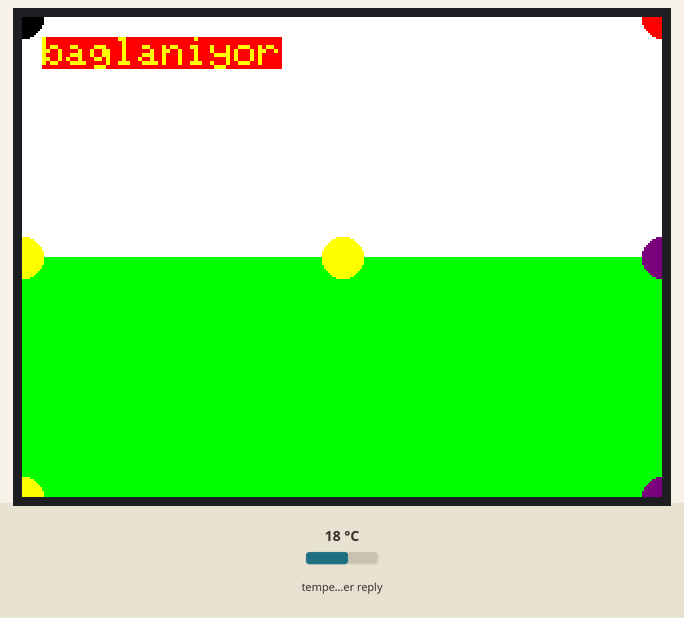
The sketch below on a simulated ESP8266 (Wemos D1 mini). Parts: 320×240 colour display. The test bench sets the inputs (shaded band); at power-on: temperature in the weather reply 18 °C. WiFi joins after 1.5 s; servers stay silent unless stated; network time is answered at once with the bench clock; the local clock reads 2024-03-15 10:24:30 at power-on unless the sketch sets it; web services answer with replies made up by the test bench; what the sketch prints to the serial monitor is not drawn.

Above: at 0.3 s.
At 2.3 s:
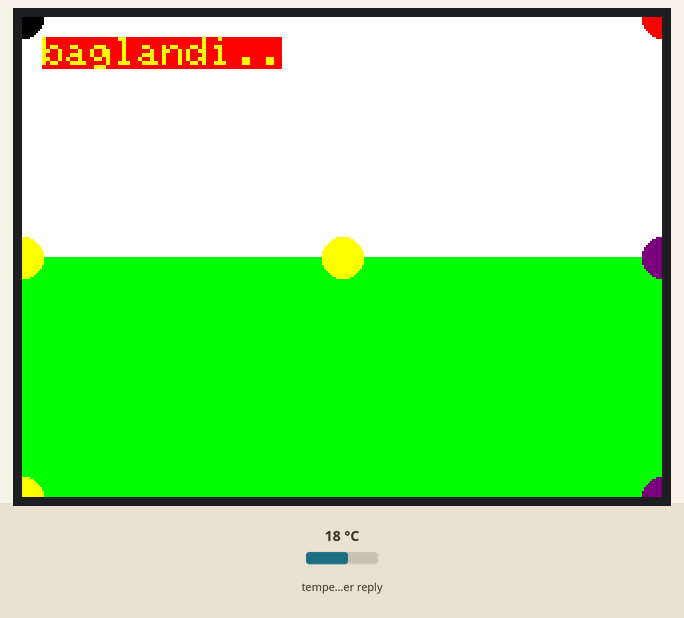
At 5.9 s:
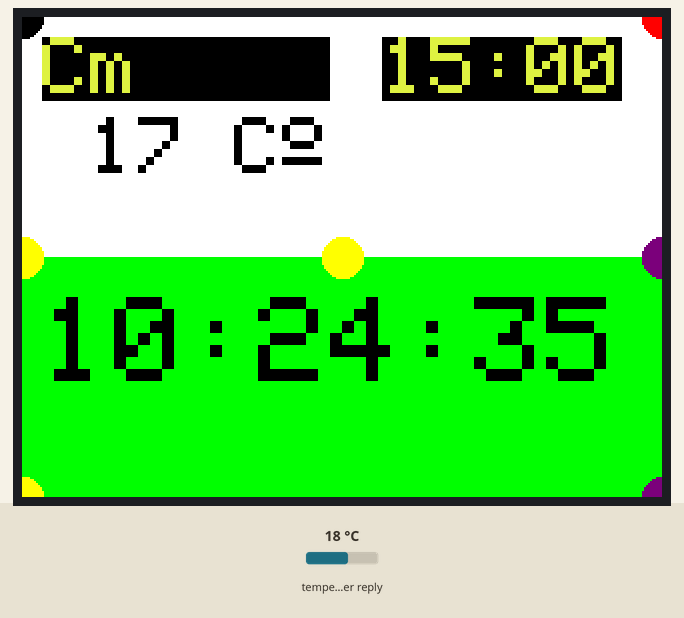
At 7.9 s:
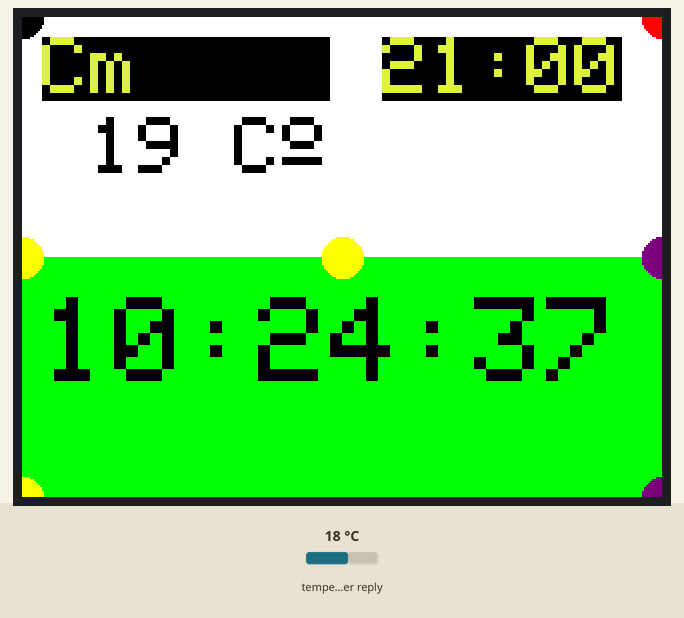
At 16.0 s:
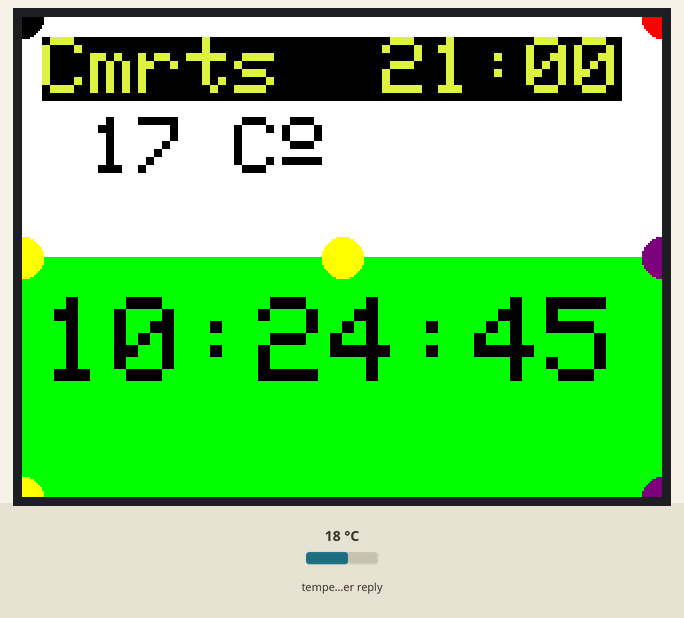
At 39.0 s:
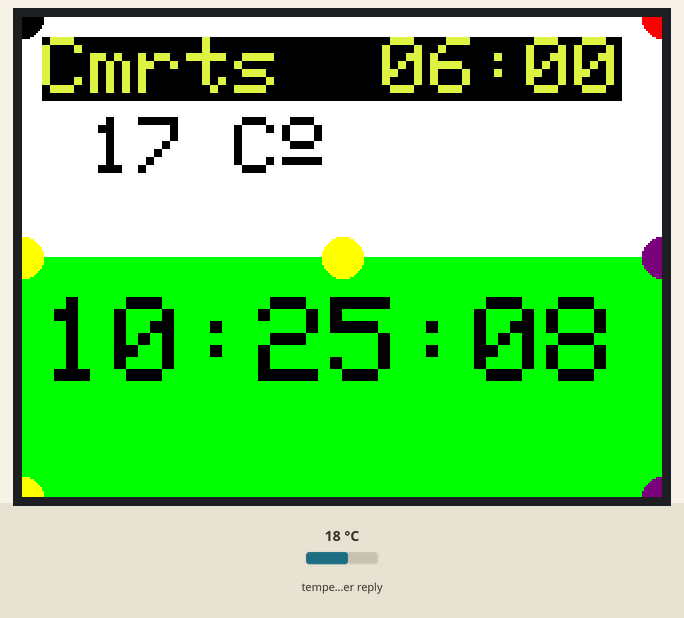

The sketch:

2019-12-06-2158_esp8266_webclient_http_request_weather_json.ino
```cpp
#include <SPI.h>
#include <Adafruit_GFX.h>
#include <Adafruit_ILI9341.h>
#include <ESP8266WiFi.h>
#include <WiFiClient.h>
#include <ESP8266HTTPClient.h>
#include <ArduinoJson.h>
#include <TimeLib.h>
#include <NTPClient.h>
#include <WiFiUdp.h>

#define TFT_CS D0  //for D1 mini or TFT I2C Connector Shield (V1.1.0 or later)
#define TFT_DC D8  //for D1 mini or TFT I2C Connector Shield (V1.1.0 or later)
#define TFT_RST -1 //for D1 mini or TFT I2C Connector Shield (V1.1.0 or later)
#define TS_CS D3   //for D1 mini or TFT I2C Connector Shield (V1.1.0 or later)

Adafruit_ILI9341 tft = Adafruit_ILI9341(TFT_CS, TFT_DC, TFT_RST);
////////////////////////////////////////
int n=0;
String a;
String b;
String c;
String d;
String f;
#define LINECOLOR1 0xEBD5
#define mavi1 0x21CE
#define mavi2 0x2AB6
#define mavi3 0x3319
#define mavi4 0x43DF
#define sari1 0xDF88
int renk;
int sicaklik;
int i = 0;
///////////////////////////////
const char* ssid = "GM 9 Pro";
const char* password = "asdf12345678";
DynamicJsonDocument doc(16000);
String payload;
/////////////////////////////////////////
time_t t1=0;
time_t t2=0;
time_t t3=0;
char *ay[]={"","Ocak","Subat","Mart","Nisan","Mayis","Haziran","Temmuz","Agustos","Eylul","Ekim","Kasim","Aralik"};
char* gun[]={"","Pzr","Pzrt","Sl","Crsmb","Prsmb","Cm","Cmrts"};
//char* gun[]={"","Pazar","Pazartesi","Sali","Carsamba","Persembe","Cuma","Cumartesi"};
WiFiUDP ntpUDP;
NTPClient timeClient(ntpUDP);
void setup()
{
  Serial.begin(115200);
  timeClient.begin();
  Serial.println("ILI9341 Test!");
  tft.begin();
  tft.setRotation(1);
  tft.setTextColor(ILI9341_YELLOW, ILI9341_RED); tft.setTextSize(2);
  tft.fillRect(0,0, 320,120, ILI9341_WHITE);
  tft.fillRect(0,120,320,240, ILI9341_GREEN);
  tft.fillCircle(0,0,10,ILI9341_BLACK);tft.fillCircle(320,0,10,ILI9341_RED);
  tft.fillCircle(0,240,10,ILI9341_YELLOW);tft.fillCircle(320,240,10,ILI9341_PURPLE);
  tft.fillCircle(0,120,10,ILI9341_YELLOW);tft.fillCircle(320,120,10,ILI9341_PURPLE);
  tft.fillCircle(160,120,10,ILI9341_YELLOW);
WiFi.begin(ssid, password);
while (WiFi.status() != WL_CONNECTED) {
Serial.print("Connecting..");
tft.setCursor(10, 10);tft.print("baglaniyor");
delay(1000);
}
tft.setCursor(10, 10);tft.println("baglandi..");
delay(1000);

}

void loop()
{
if ((WiFi.status() == WL_CONNECTED)&& n==0) { //Check WiFi connection status

HTTPClient http;  //Declare an object of class HTTPClient

http.begin("http://api.openweathermap.org/data/2.5/forecast?lat=39.966477&lon=32.879326&APPID=3d183cadc635fb5328f1eb40606ae0df&units=metric");  //Specify request destination
int httpCode = http.GET();                                                                  //Send the request

if (httpCode > 0) { //Check the returning code

String aa = http.getString();   //Get the request response payload
timeClient.update();
Serial.println(" ");
Serial.println(aa);
Serial.println("*********************************");
deserializeJson(doc,aa);//Print the response payload

serializeJson(doc["list"][20]["dt"], a);
serializeJson(doc["list"][0]["main"]["temp"], b);

//Serial.print("a=>");Serial.println(a);
//Serial.print("b=>");Serial.println(b);


timeClient.setTimeOffset(3600+3600+3600);
t2 = timeClient.getEpochTime();
setTime(t2);
t3=now();

}

http.end();   //Close connection
n=n+1;
}
t2=now();

if ( (t2 - t3)>= 1 ) {
    //Serial.print("t2-t3=> ");Serial.println(t2-t3);

    t3=t2;


if (i <= 26){i=i+1;}else{i=0;}

a="";b="";

serializeJson(doc["list"][i]["dt"], a);
serializeJson(doc["list"][i]["main"]["temp"], b);
t1=a.toInt();
sicaklik=b.toInt();

if ( 0<sicaklik*100 && 800>sicaklik*100 ){renk=mavi1;}
if (-200<sicaklik*100 && 0>sicaklik*100){renk=mavi2;}
if (-400<sicaklik*100 && -200>sicaklik*100){renk=mavi3;}
if (-600<sicaklik*100 && -400>sicaklik*100){renk=mavi4;}
//tft.fillRect(0,0, 320,120, renk);
tft.setTextColor(sari1, renk); tft.setTextSize(4);//yenibilgi https://forum.arduino.cc/index.php?topic=364055.0
//tft.setCursor(10,10);tft.print(" ");tft.print(day(t1));tft.print("-");tft.print(ay[month(t1)]);tft.print(" ");tft.print(hour(t1));tft.print(":00");tft.print(" ");
tft.setCursor(10,10);tft.print("");tft.print(gun[weekday(t1)]);tft.print("    ");
tft.setCursor(180,10);if (hour(t1) < 10)tft.print("0");tft.print(hour(t1));tft.print(":00");
tft.setTextColor(renk, ILI9341_WHITE);tft.setTextSize(4);
tft.setCursor(10,50);tft.print(" ");tft.print(b);tft.print(" C");tft.print(char(167));;tft.print(" ");
//tft.fillRect(0,110, 320,130, sari1);
tft.setTextColor(ILI9341_BLACK, ILI9341_GREEN); tft.setTextSize(6);
tft.setCursor(10,140);if (hour(t2) < 10)tft.print("0");tft.print(hour(t2));tft.print(":");if (minute(t2) < 10)tft.print("0");tft.print(minute(t2));tft.print(":");if (second(t2) < 10)tft.print("0");tft.print(second(t2));

}


}
```

Measured:
- what the display in image 1 shows lasts 3.7 s, from 2.2 s to 5.9 s
- what the display in image 2 shows lasts 1.0 s, from 5.9 s to 6.9 s
